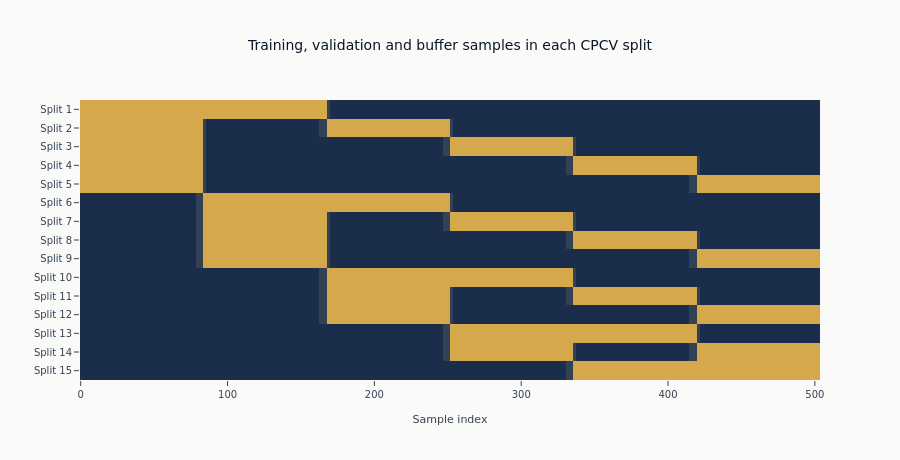

Notebook source saved alongside this figure:
### Markdown cell above
The figure below shows block occupancy for every split: the y axis is the split and
the x axis is the sample index. Nothing is plotted against a value, because a split
has no value. It is a partition, and the only information in it is which block each
sample falls in.

### Code cell
set_global_seeds(SEED)
X_viz = np.random.randn(N_VIZ, 5)

cv_cpcv = CombinatorialCV(n_groups=6, n_test_groups=2, label_horizon=5, embargo_size=2)
splits_cpcv = list(cv_cpcv.split(X_viz))

# 0 = purged/embargoed, 1 = training, 2 = validation
occupancy = np.zeros((len(splits_cpcv), N_VIZ))
for r, (train_idx, val_idx) in enumerate(splits_cpcv):
    occupancy[r, train_idx] = 1
    occupancy[r, val_idx] = 2

fig = go.Figure(
    go.Heatmap(
        z=occupancy,
        x=np.arange(N_VIZ),
        y=[f"Split {i + 1}" for i in range(len(splits_cpcv))],
        colorscale=[
            [0.0, COLORS["neutral"]],
            [0.33, COLORS["neutral"]],
            [0.34, COLORS["slate"]],
            [0.66, COLORS["slate"]],
            [0.67, COLORS["amber"]],
            [1.0, COLORS["amber"]],
        ],
        zmin=0,
        zmax=2,
        showscale=False,
        hovertemplate="Sample %{x}<br>%{y}<extra></extra>",
    )
)
fig.update_layout(
    title="Training, validation and buffer samples in each CPCV split",
    xaxis_title="Sample index",
    height=460,
    width=900,
    yaxis=dict(autorange="reversed"),
)
show_plotly_with_alt(
    fig,
    "A heatmap with fifteen rows, one per CPCV split, and the sample index across the "
    "columns. Each cell is slate for training, amber for validation, or grey for a "
    "purged or embargoed sample; the grey cells are a few columns wide at each block "
    "boundary and are not separable from their neighbours at this size. Each row holds "
    "out two of the six blocks, which read as two amber bands where the two blocks are "
    "apart and as one wide band where they are adjacent, and no two rows hold out the "
    "same pair.",
)

### Figure 1 — Plotly figure (JSON) as saved in the notebook; plotly's stock layout.template omitted (floating-point values rounded to 4 significant figures; data arrays with more than 128 entries replaced by an {"elided": "..."} marker saying what was removed)
{"data": [{"colorscale": [[0.0, "#334155"], [0.33, "#334155"], [0.34, "#1a2d4a"], [0.66, "#1a2d4a"], [0.67, "#D4A84B"], [1.0, "#D4A84B"]], "hovertemplate": "Sample %{x}<br>%{y}<extra></extra>", "showscale": false, "type": "heatmap", "x": {"elided": "504 int values"}, "y": ["Split 1", "Split 2", "Split 3", "Split 4", "Split 5", "Split 6", "Split 7", "Split 8", "Split 9", "Split 10", "Split 11", "Split 12", "Split 13", "Split 14", "Split 15"], "z": {"elided": "15x504 float values"}, "zmax": 2, "zmin": 0}], "layout": {"height": 460, "title": {"text": "Training, validation and buffer samples in each CPCV split"}, "width": 900, "xaxis": {"title": {"text": "Sample index"}}, "yaxis": {"autorange": "reversed"}}}
